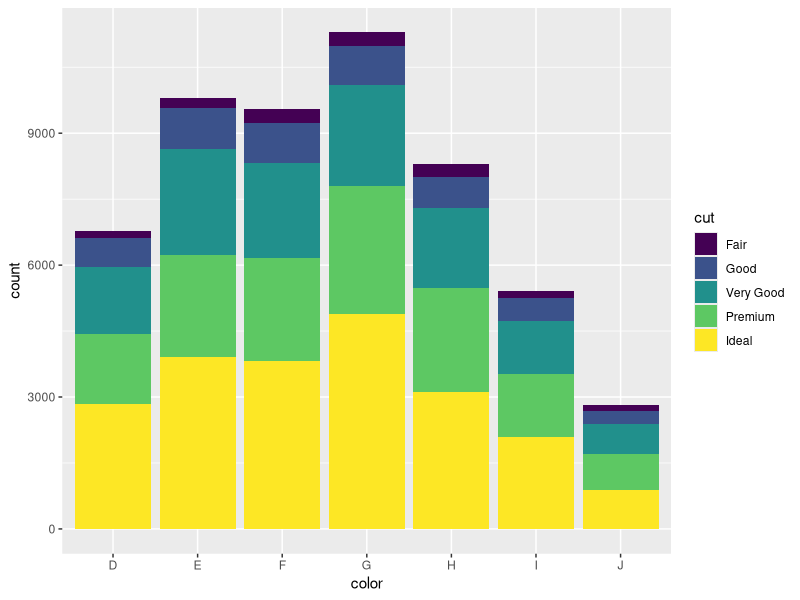

R code for this plot:
## ---- chunk 1
library(ggplot2)
library(dplyr)
## ---- chunk 2
str(diamonds)
## ---- chunk 3
ggplot(data = diamonds, aes(x = color, fill = cut)) +
  geom_bar()
